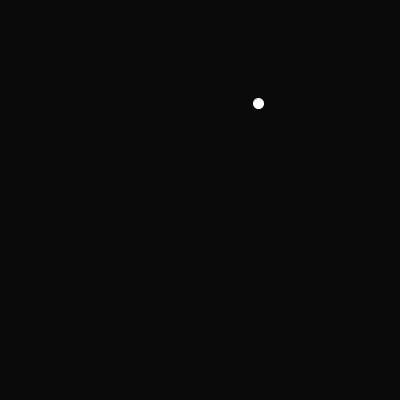
Frame 1 (no input)
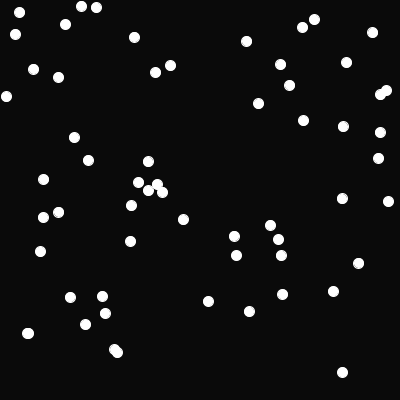
Frame 60 (the mouse pressed at the canvas centre just before this capture)
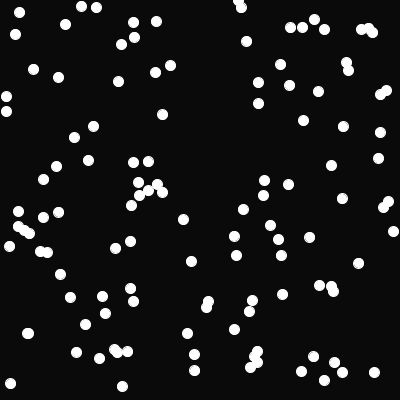
Frame 120 (the mouse held since frame 60 and released just before this capture)

The Processing sketch that drew these frames (run headless with seeded random() and noise(); from frame 60 on, the mouse is pressed at the canvas centre):

// Processing sketch: drawCircle_random
// ── drawCircle_random.pde
void setup(){
  size(400,400);
  background(10,10,10);
  smooth();
  stroke(255);
  
}

void draw(){
  drawCircle(10);
}

void drawCircle(int size){
  float r = random(width);
  float s = random(height);
  
  ellipse(r,s,size,size);
}
